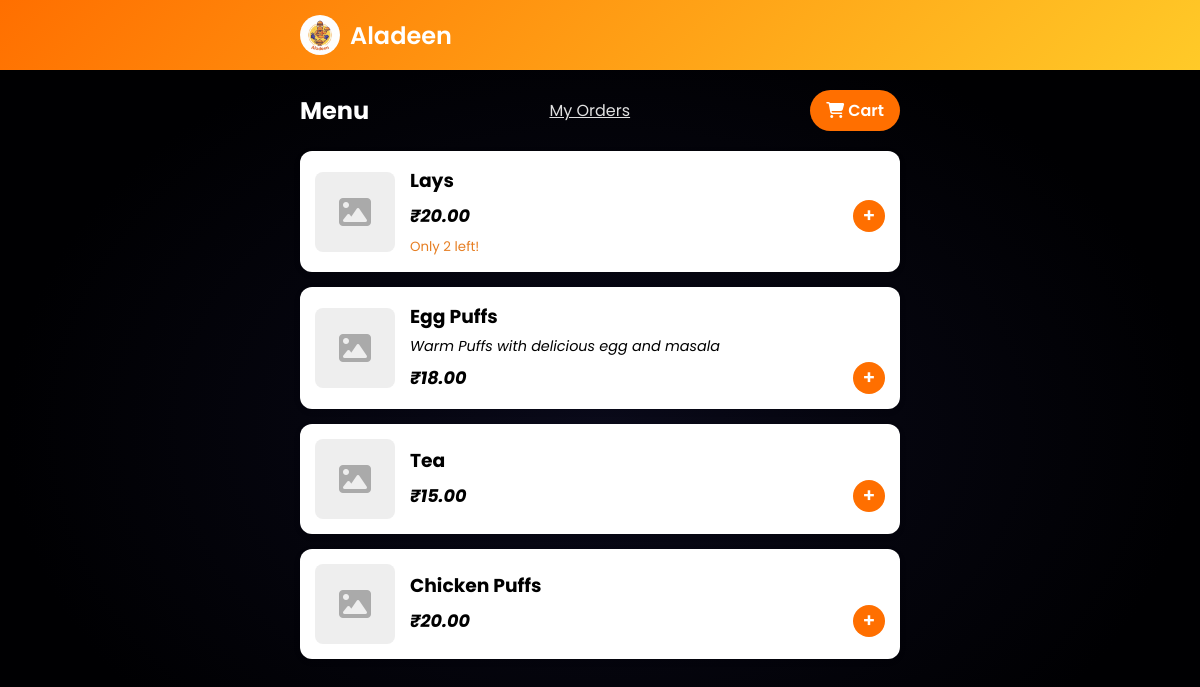
The app's page /menu/, older data.
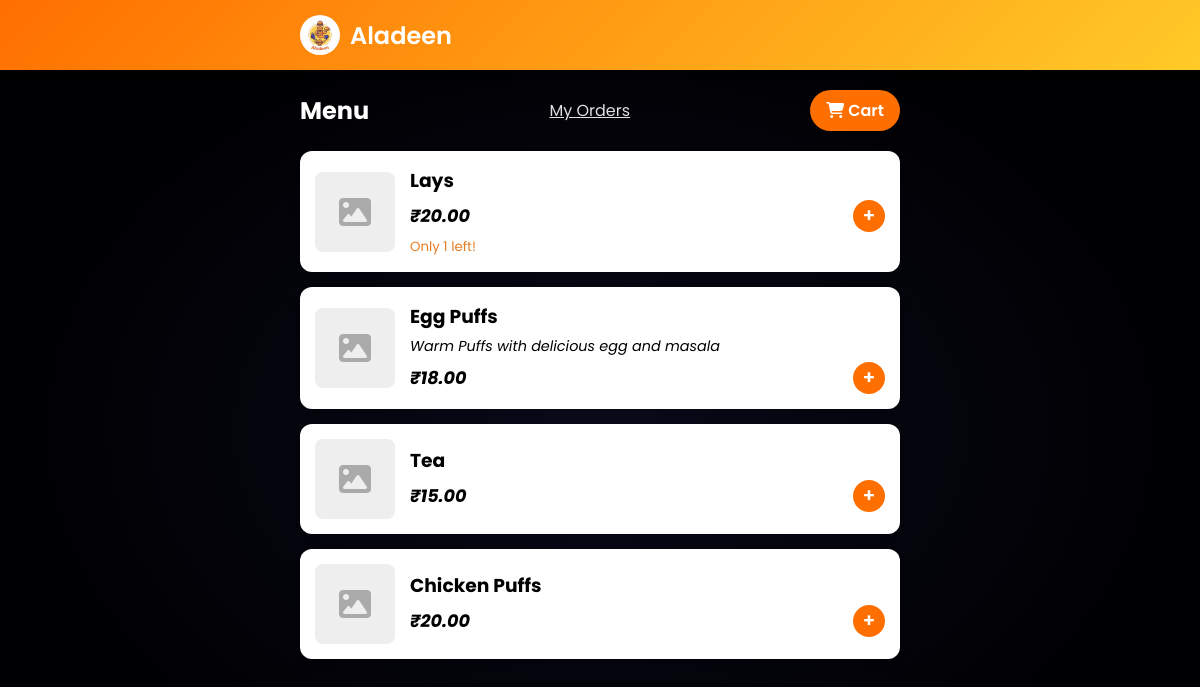
The same page, newer data.
### orders/models.py (models this page shows, shortened)
class Snack(models.Model):
    name = models.CharField(max_length=200)
    description = models.TextField(blank=True)
    price = models.DecimalField(max_digits=6, decimal_places=2)
    image = models.ImageField(upload_to='snacks/', blank=True, null=True)
    is_available = models.BooleanField(default=True)
    stock = models.PositiveIntegerField(default=0)

### orders/views.py (the view)
# urls.py: path('menu/', views.menu, name='menu'),
def menu(request):
    snacks = Snack.objects.filter(is_available=True)
    cart = request.session.get('cart', {})
    snacks_with_qty = []
    for snack in snacks:
        qty = cart.get(str(snack.id), 0)
        snacks_with_qty.append({
            'snack': snack,
            'qty': qty
        })
    return render(request, 'menu.html', {'snacks_with_qty': snacks_with_qty})

### templates/menu.html (shortened to what this page needs)
{% extends 'base.html' %}
{% block content %}
<div style="display: flex; justify-content: space-between; align-items: center; margin-bottom: 20px;">
    <h2 style="margin:0; color: white;">Menu</h2>
    <a style="color: #e0e0e0;" href="{% url 'my_orders' %}">My Orders</a>
    <a href="{% url 'cart' %}" class="btn btn-primary" style="padding: 8px 16px;">
        <i class="fas fa-shopping-cart"></i> Cart
    </a>
</div>
<div class="menu-grid">
    {% for item in snacks_with_qty %}
    <div class="snack-card">
        {% if item.snack.image %}
        <img src="{{ item.snack.image.url }}" alt="{{ item.snack.name }}" class="snack-img">
        {% else %}
        <div class="snack-img"
            style="background: #eee; display: flex; align-items: center; justify-content: center; color: #aaa;">
            <i class="fas fa-image fa-2x"></i>
        </div>
        {% endif %}
        <div class="snack-info">
            <h3 style="margin: 0 0 5px; font-weight: bold; color: black;">{{ item.snack.name }}</h3>
            <p style="margin: 0 0 5px; font-size: 0.9rem; font-style: italic; color: black;">{{ item.snack.description }}</p>
            <div style="display: flex; justify-content: space-between; align-items: center;">
                <span class="snack-price" style="font-style: italic; color: black;">₹{{ item.snack.price }}</span>
                {% if item.snack.stock > 0 %}
                <div style="display: flex; align-items: center; gap: 10px;">
                    <a href="{% url 'add_to_cart' item.snack.id %}" class="btn btn-primary"
                        style="padding: 0; font-size: 1.2rem; border-radius: 50%; width: 32px; height: 32px; display: flex; align-items: center; justify-content: center; text-decoration: none; line-height: 1;">
                        +
                    </a>
                </div>
                {% else %}
                <span class="out-of-stock">Out of Stock</span>
                {% endif %}
            </div>
            {% if item.snack.stock > 0 and item.snack.stock < 5 %} <small
                style="color: #e67e22; display: block; margin-top: 5px;">Only {{ item.snack.stock }} left!</small>
                {% endif %}
        </div>
    </div>
    {% empty %}
    <div class="card" style="text-align: center;">
        <p>No snacks available right now.</p>
    </div>
    {% endfor %}
</div>
{% endblock %}

Row changes from the older to the newer data that the page shows:
changed Snack "Lays": snack.stock "2" → "1"
